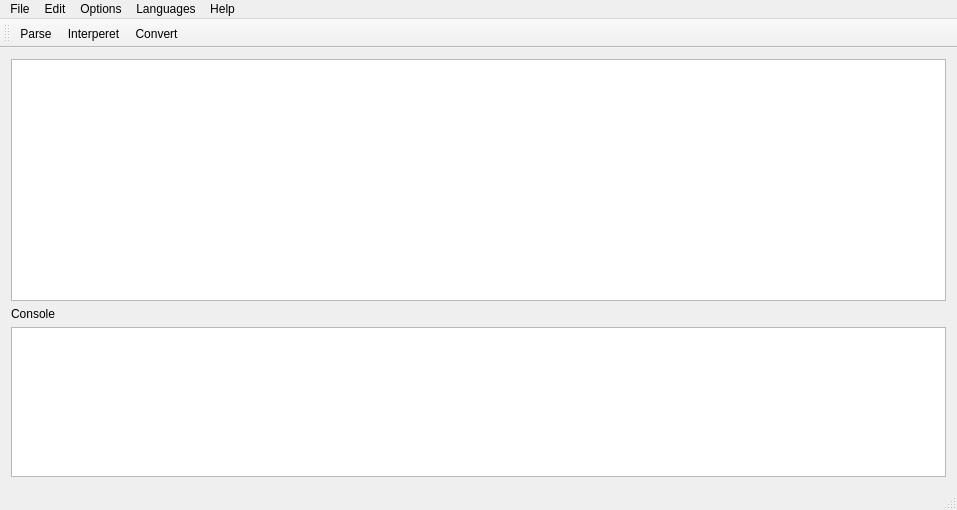
<?xml version="1.0" encoding="UTF-8"?>
<ui version="4.0">
 <class>MainWindow</class>
 <widget class="QMainWindow" name="MainWindow">
  <property name="geometry">
   <rect>
    <x>0</x>
    <y>0</y>
    <width>957</width>
    <height>510</height>
   </rect>
  </property>
  <property name="windowTitle">
   <string>BrainPad</string>
  </property>
  <property name="autoFillBackground">
   <bool>true</bool>
  </property>
  <widget class="QWidget" name="centralWidget">
   <property name="autoFillBackground">
    <bool>true</bool>
   </property>
   <layout class="QGridLayout" name="gridLayout">
    <item row="0" column="0">
     <layout class="QVBoxLayout" name="verticalLayout">
      <item>
       <widget class="QTextEdit" name="textEdit"/>
      </item>
      <item>
       <layout class="QHBoxLayout" name="horizontalLayout">
        <item>
         <widget class="QLabel" name="label">
          <property name="text">
           <string>Console</string>
          </property>
         </widget>
        </item>
       </layout>
      </item>
      <item>
       <widget class="QTextEdit" name="textEditConsole">
        <property name="maximumSize">
         <size>
          <width>16777215</width>
          <height>150</height>
         </size>
        </property>
       </widget>
      </item>
     </layout>
    </item>
   </layout>
  </widget>
  <widget class="QMenuBar" name="menuBar">
   <property name="geometry">
    <rect>
     <x>0</x>
     <y>0</y>
     <width>957</width>
     <height>21</height>
    </rect>
   </property>
   <widget class="QMenu" name="menuFile">
    <property name="title">
     <string>File</string>
    </property>
    <addaction name="actionNew"/>
    <addaction name="actionOpen"/>
    <addaction name="separator"/>
    <addaction name="actionSave"/>
    <addaction name="actionSave_As"/>
    <addaction name="separator"/>
    <addaction name="actionExit"/>
   </widget>
   <widget class="QMenu" name="menuEdit">
    <property name="title">
     <string>Edit</string>
    </property>
    <addaction name="actionCopy"/>
    <addaction name="actionCut"/>
    <addaction name="actionPaste"/>
    <addaction name="actionDelete"/>
    <addaction name="separator"/>
    <addaction name="actionSelect_All"/>
    <addaction name="separator"/>
    <addaction name="actionUndo"/>
    <addaction name="actionRedo"/>
   </widget>
   <widget class="QMenu" name="menuOptions">
    <property name="title">
     <string>Options</string>
    </property>
    <addaction name="actionDefault_Mode"/>
    <addaction name="actionDark_Mode"/>
    <addaction name="actionComment_Code"/>
    <addaction name="separator"/>
    <addaction name="actionParse"/>
    <addaction name="actionInterperet"/>
    <addaction name="actionConvert"/>
   </widget>
   <widget class="QMenu" name="menuLanguages">
    <property name="title">
     <string>Languages</string>
    </property>
    <addaction name="actionBrainfuck"/>
   </widget>
   <widget class="QMenu" name="menuHelp">
    <property name="title">
     <string>Help</string>
    </property>
    <addaction name="actionAbout"/>
   </widget>
   <addaction name="menuFile"/>
   <addaction name="menuEdit"/>
   <addaction name="menuOptions"/>
   <addaction name="menuLanguages"/>
   <addaction name="menuHelp"/>
  </widget>
  <widget class="QToolBar" name="mainToolBar">
   <attribute name="toolBarArea">
    <enum>TopToolBarArea</enum>
   </attribute>
   <attribute name="toolBarBreak">
    <bool>false</bool>
   </attribute>
   <addaction name="actionParse"/>
   <addaction name="actionInterperet"/>
   <addaction name="actionConvert"/>
  </widget>
  <widget class="QStatusBar" name="statusBar"/>
  <action name="actionNew">
   <property name="icon">
    <iconset resource="appresources.qrc">
     <normaloff>:/Images/New.png</normaloff>:/Images/New.png</iconset>
   </property>
   <property name="text">
    <string>New</string>
   </property>
  </action>
  <action name="actionOpen">
   <property name="icon">
    <iconset resource="appresources.qrc">
     <normaloff>:/Images/Open.png</normaloff>:/Images/Open.png</iconset>
   </property>
   <property name="text">
    <string>Open</string>
   </property>
  </action>
  <action name="actionSave">
   <property name="icon">
    <iconset resource="appresources.qrc">
     <normaloff>:/Images/Save.png</normaloff>:/Images/Save.png</iconset>
   </property>
   <property name="text">
    <string>Save</string>
   </property>
  </action>
  <action name="actionSave_As">
   <property name="icon">
    <iconset resource="appresources.qrc">
     <normaloff>:/Images/Save.png</normaloff>:/Images/Save.png</iconset>
   </property>
   <property name="text">
    <string>Save As</string>
   </property>
  </action>
  <action name="actionExit">
   <property name="icon">
    <iconset resource="appresources.qrc">
     <normaloff>:/Images/Exit.png</normaloff>:/Images/Exit.png</iconset>
   </property>
   <property name="text">
    <string>Exit</string>
   </property>
  </action>
  <action name="actionCopy">
   <property name="icon">
    <iconset resource="appresources.qrc">
     <normaloff>:/Images/Copy.png</normaloff>:/Images/Copy.png</iconset>
   </property>
   <property name="text">
    <string>Copy</string>
   </property>
  </action>
  <action name="actionCut">
   <property name="icon">
    <iconset resource="appresources.qrc">
     <normaloff>:/Images/Cut.png</normaloff>:/Images/Cut.png</iconset>
   </property>
   <property name="text">
    <string>Cut</string>
   </property>
  </action>
  <action name="actionPaste">
   <property name="icon">
    <iconset resource="appresources.qrc">
     <normaloff>:/Images/Paste.png</normaloff>:/Images/Paste.png</iconset>
   </property>
   <property name="text">
    <string>Paste</string>
   </property>
  </action>
  <action name="actionDelete">
   <property name="icon">
    <iconset resource="appresources.qrc">
     <normaloff>:/Images/Delete.png</normaloff>:/Images/Delete.png</iconset>
   </property>
   <property name="text">
    <string>Delete</string>
   </property>
  </action>
  <action name="actionSelect_All">
   <property name="icon">
    <iconset>
     <normaloff>Select All.png</normaloff>Select All.png</iconset>
   </property>
   <property name="text">
    <string>Select All</string>
   </property>
  </action>
  <action name="actionDefault_Mode">
   <property name="icon">
    <iconset resource="appresources.qrc">
     <normaloff>:/Images/Default.png</normaloff>:/Images/Default.png</iconset>
   </property>
   <property name="text">
    <string>Default Mode</string>
   </property>
  </action>
  <action name="actionDark_Mode">
   <property name="icon">
    <iconset resource="appresources.qrc">
     <normaloff>:/Images/Dark.png</normaloff>:/Images/Dark.png</iconset>
   </property>
   <property name="text">
    <string>Dark Mode</string>
   </property>
  </action>
  <action name="actionUndo">
   <property name="icon">
    <iconset resource="appresources.qrc">
     <normaloff>:/Images/Undo.png</normaloff>:/Images/Undo.png</iconset>
   </property>
   <property name="text">
    <string>Undo</string>
   </property>
  </action>
  <action name="actionRedo">
   <property name="icon">
    <iconset resource="appresources.qrc">
     <normaloff>:/Images/Redo.png</normaloff>:/Images/Redo.png</iconset>
   </property>
   <property name="text">
    <string>Redo</string>
   </property>
  </action>
  <action name="actionAbout">
   <property name="icon">
    <iconset resource="appresources.qrc">
     <normaloff>:/Images/About.png</normaloff>:/Images/About.png</iconset>
   </property>
   <property name="text">
    <string>About</string>
   </property>
  </action>
  <action name="actionBrainfuck">
   <property name="icon">
    <iconset resource="appresources.qrc">
     <normaloff>:/Images/emoticon_tongue.png</normaloff>:/Images/emoticon_tongue.png</iconset>
   </property>
   <property name="text">
    <string>Brainfuck</string>
   </property>
  </action>
  <action name="actionComment_Code">
   <property name="icon">
    <iconset resource="appresources.qrc">
     <normaloff>:/Images/tag_orange.png</normaloff>:/Images/tag_orange.png</iconset>
   </property>
   <property name="text">
    <string>Comment Mode</string>
   </property>
  </action>
  <action name="actionParse">
   <property name="icon">
    <iconset resource="appresources.qrc">
     <normaloff>:/Images/accept.png</normaloff>:/Images/accept.png</iconset>
   </property>
   <property name="text">
    <string>Parse</string>
   </property>
  </action>
  <action name="actionInterperet">
   <property name="icon">
    <iconset resource="appresources.qrc">
     <normaloff>:/Images/Interperate.png</normaloff>:/Images/Interperate.png</iconset>
   </property>
   <property name="text">
    <string>Interperet</string>
   </property>
  </action>
  <action name="actionConvert">
   <property name="icon">
    <iconset resource="appresources.qrc">
     <normaloff>:/Images/C2-icon.png</normaloff>:/Images/C2-icon.png</iconset>
   </property>
   <property name="text">
    <string>Convert</string>
   </property>
  </action>
 </widget>
 <layoutdefault spacing="6" margin="11"/>
 <resources>
  <include location="appresources.qrc"/>
 </resources>
 <connections/>
</ui>
